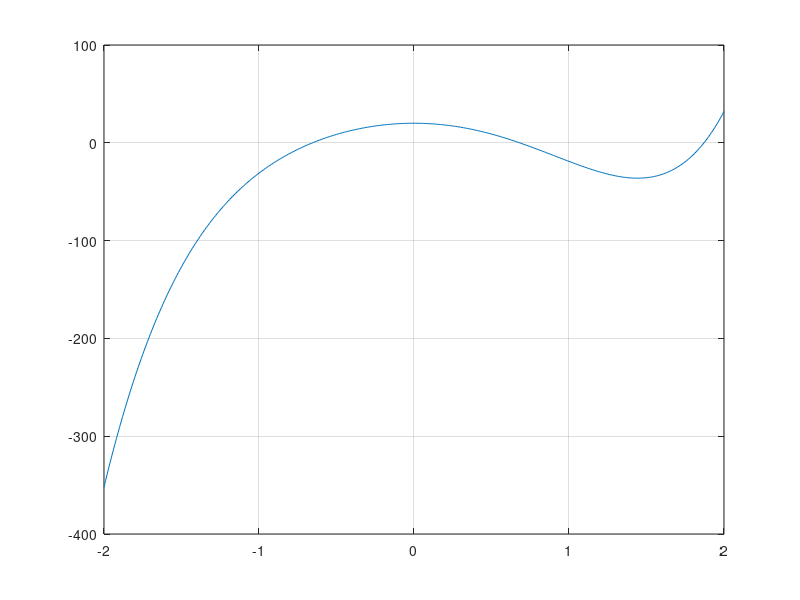

MATLAB code to generate this figure: (Note: this script raises an error after producing the figure.)
close all;
clear all;
format long;

x = -2:0.01:2;
y = zeros(1,length(x));
f = inline('6*x^5 - 45*x^2 + 20', 'x');

for i = 1:length(x)
    y(i) = f(x(i));
end

plot(x, y)
hold on
grid on

[x_low, x_high, x1] = BISECTION(-1, 0, f, 0.0001, 0);
[x_low, x_high, x2] = BISECTION(0, 1, f, 0.0001, 0);
[x_low, x_high, x3] = BISECTION(1.5, 2, f, 0.0001, 0);

x1
x2
x3